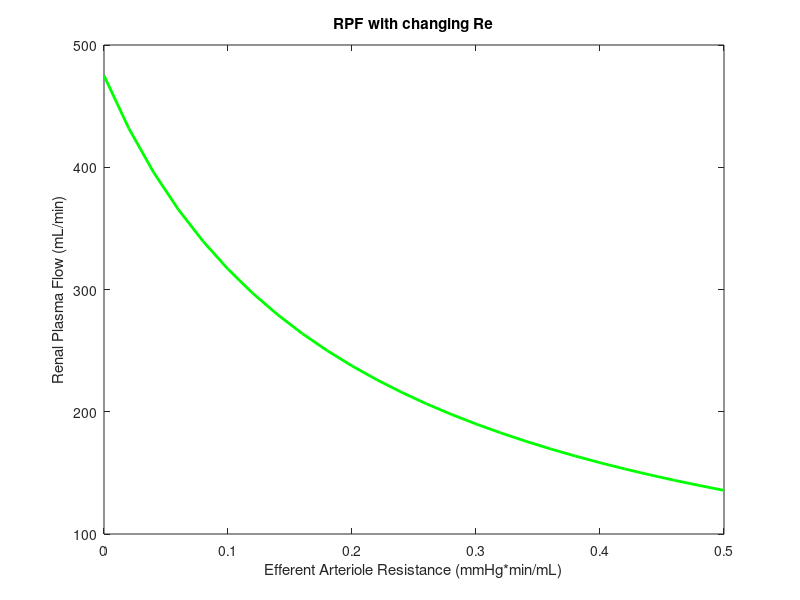
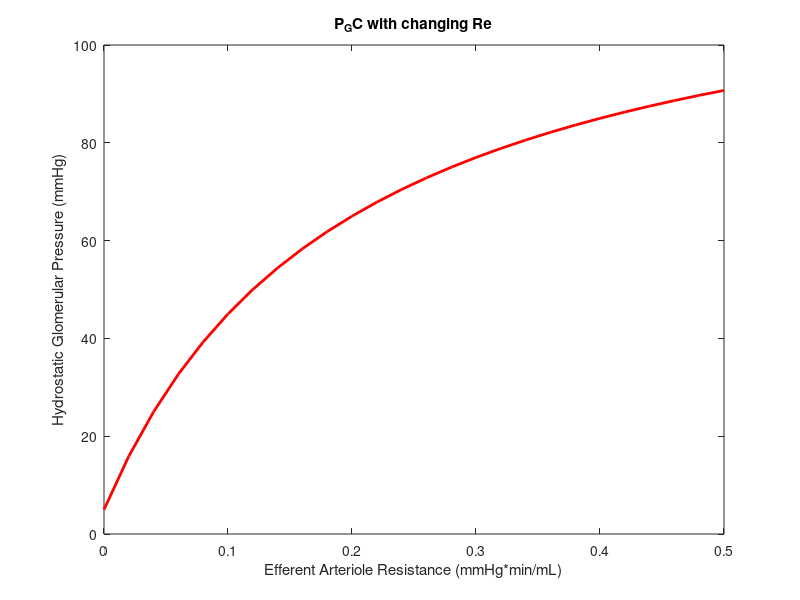
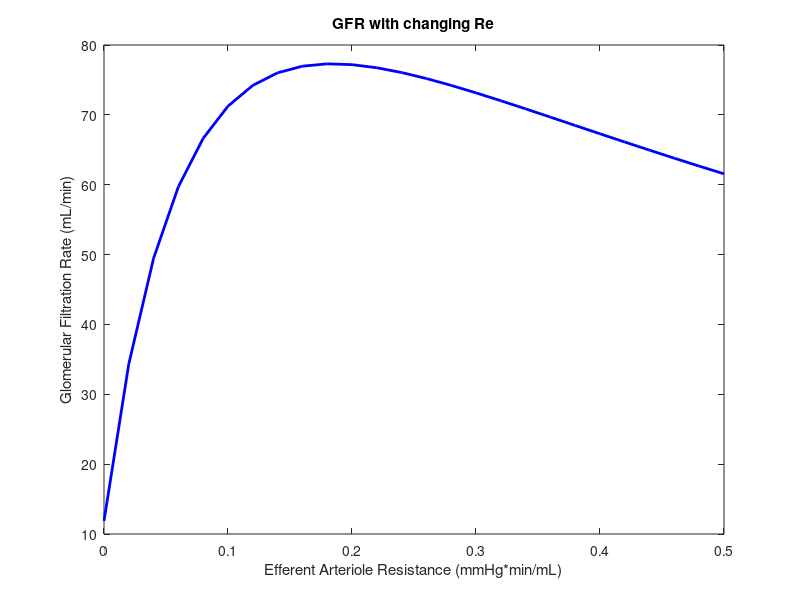

Recreate these plots in MATLAB, in order.
%% Homework 3 QP II

%%Parameters
Pa = 120
Pe = 25
Ra = .2
q= .005
Re = [0.0: .02 : 0.5]

%%RPF Plot

RPF = (Pa-Pe)./(Ra+Re);

P_GC = (Ra.*Pe)+(Re.*Pa)./(Re+Ra);

GFR = q.*RPF.*P_GC;

figure(1);
plot(Re, RPF,'LineWidth', 2 , 'Color', 'Green');
title("RPF with changing Re");
xlabel('Efferent Arteriole Resistance (mmHg*min/mL)');
ylabel('Renal Plasma Flow (mL/min)');

figure(2);
plot(Re, P_GC, 'LineWidth', 2, 'Color', 'Red');
title("P_GC with changing Re");
xlabel('Efferent Arteriole Resistance (mmHg*min/mL)');
ylabel('Hydrostatic Glomerular Pressure (mmHg)');

figure(3);
plot(Re, GFR, 'LineWidth', 2, 'Color', 'Blue');
title("GFR with changing Re");
xlabel('Efferent Arteriole Resistance (mmHg*min/mL)');
ylabel('Glomerular Filtration Rate (mL/min)');








